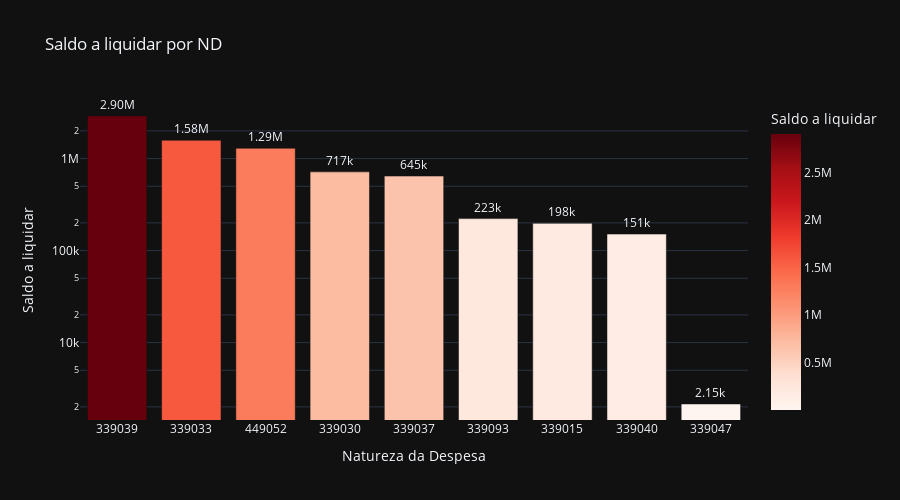

This figure's notebook cell:
### Code cell
# Saldo a liquidar por ND
cols = ['ND', 'A_LIQUIDAR']

df_aux = df.loc[:, cols].groupby('ND').sum().sort_values(by= 'A_LIQUIDAR', ascending=False).reset_index()
df_aux = df_aux[df_aux['A_LIQUIDAR'] > 0]
fig = px.bar(df_aux, 
             x='ND', 
             y='A_LIQUIDAR',
             title='Saldo a liquidar por ND',
             labels={'ND':'Natureza da Despesa', 'A_LIQUIDAR':'Saldo a liquidar'},
             text_auto='.3s',
             height=500,
             log_y=True,
             color='A_LIQUIDAR',
             color_continuous_scale = 'reds',
             template='plotly_dark')
fig.update_traces(textposition = 'outside', cliponaxis = False, hovertemplate=None)
fig.update_layout(hovermode="x unified")

fig.show()

### Figure 1 — Plotly figure (JSON) as saved in the notebook; plotly's stock layout.template omitted (floating-point values rounded to 4 significant figures)
{"data": [{"alignmentgroup": "True", "cliponaxis": false, "legendgroup": "", "marker": {"color": [2903000.0, 1582000.0, 1294000.0, 717000.0, 645200.0, 222500.0, 197800.0, 151100.0, 2150.0], "coloraxis": "coloraxis", "pattern": {"shape": ""}}, "name": "", "offsetgroup": "", "orientation": "v", "showlegend": false, "textposition": "outside", "texttemplate": "%{y:.3s}", "type": "bar", "x": ["339039", "339033", "449052", "339030", "339037", "339093", "339015", "339040", "339047"], "xaxis": "x", "y": [2903000.0, 1582000.0, 1294000.0, 717000.0, 645200.0, 222500.0, 197800.0, 151100.0, 2150.0], "yaxis": "y"}], "layout": {"barmode": "relative", "coloraxis": {"colorbar": {"title": {"text": "Saldo a liquidar"}}, "colorscale": [[0, "rgb(255,245,240)"], [0.125, "rgb(254,224,210)"], [0.25, "rgb(252,187,161)"], [0.375, "rgb(252,146,114)"], [0.5, "rgb(251,106,74)"], [0.625, "rgb(239,59,44)"], [0.75, "rgb(203,24,29)"], [0.875, "rgb(165,15,21)"], [1, "rgb(103,0,13)"]]}, "height": 500, "hovermode": "x unified", "legend": {"tracegroupgap": 0}, "title": {"text": "Saldo a liquidar por ND"}, "xaxis": {"anchor": "y", "domain": [0, 1], "title": {"text": "Natureza da Despesa"}}, "yaxis": {"anchor": "x", "domain": [0, 1], "title": {"text": "Saldo a liquidar"}, "type": "log"}}}
